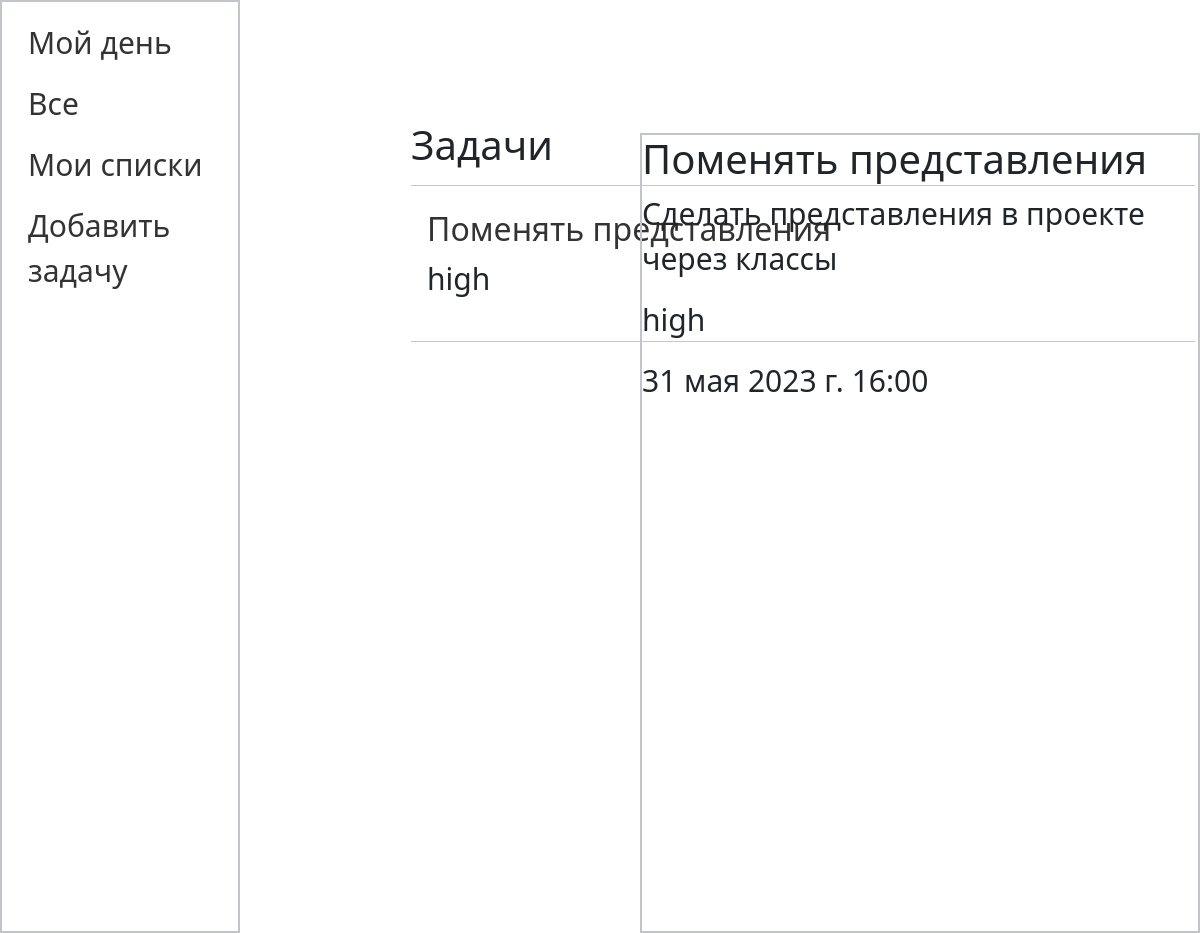
/webapp/task/11/, run on the app's committed database.
### webapp/models.py (models this page shows, shortened)
class Task(models.Model):
    title = models.CharField(max_length=255, verbose_name='Заголовок')
    content = models.TextField(blank=True, verbose_name='Описание')
    priority_choices = [
        ('low', 'Низкий'),
        ('medium', 'Средний'),
        ('high', 'Высокий')
    ]
    priority = models.CharField(max_length=10, choices=priority_choices, verbose_name='Приоритет')
    due_date = models.DateTimeField(verbose_name='Срок выполнения')
    my_day = models.BooleanField(max_length=10, blank=True, verbose_name='Мой день')
    class Meta:
        verbose_name = 'Задачи'
        verbose_name_plural = 'Задачи'
        ordering = ['due_date']
    def get_absolute_url(self):
        return reverse('content', kwargs={'task_id': self.pk})

### webapp/views.py (the view)
# urls.py: path('/task/<int:task_id>/', Content.as_view(), name='content'),
class Content(ListView):
    model = Task
    template_name = 'webapp/content.html'
    pk_url_kwarg = 'task_id'
    context_object_name = 'tasks'
    def get_queryset(self):
        task_id = self.kwargs.get('task_id')
        return Task.objects.filter(id=task_id)
    def get_context_data(self, *, object_list=None, **kwargs):
        context = super().get_context_data(**kwargs)
        context['menu'] = menu
        context['title'] = 'Задачи'
        return context

### webapp/templates/webapp/content.html (shortened to what this page needs)
{% extends 'webapp/tasklayout.html' %}
{% block tasks %}
<div class="tasks">
    <h1>{{title}}</h1>
    <hr style="min-width: 98vh;">
    <ul>
       {% for t in tasks %}
        <li>
            <a href="{{ t.get_absolute_url }}"><h2>{{ t.title }}</h2></a>
            <p>{{ t.priority }}</p>
        </li>
        <hr style="min-width: 98vh;">
        {% endfor %}
    </ul>
</div>
{% endblock tasks %}
{% block content %}
    {% for t in tasks %}
        <h1>{{ t.title }}</h1>
        <p class="task-info">{{ t.content }}</p>
        <p class="task-info">{{ t.priority }}</p>
        <p class="task-info">{{ t.due_date }}</p>
    {% endfor %}
{% endblock content %}

### webapp/static/task/css/tasks.css (style rules this page uses)
.menu ul { list-style-type: none; padding: 0; margin: 0; }
.menu li { font-size: 30px; padding: 8px 16px; }
.menu li a { text-decoration: none; color: #333; }
.tasks { width: 80vh; min-height: 100vh; margin-left: 399px; margin-top: -180px; }
.tasks ul { margin-left: }
.task-info { font-size: 30px; }

### data on the page
Task: title "Поменять представления", priority "high", content "Сделать представления в проекте через классы", due_date "31 мая 2023 г. 16:00"

### other printed values
{{ m.title }} "Мой день" "Все" "Мои списки" "Добавить задачу"
{{ title }} "Задачи"
